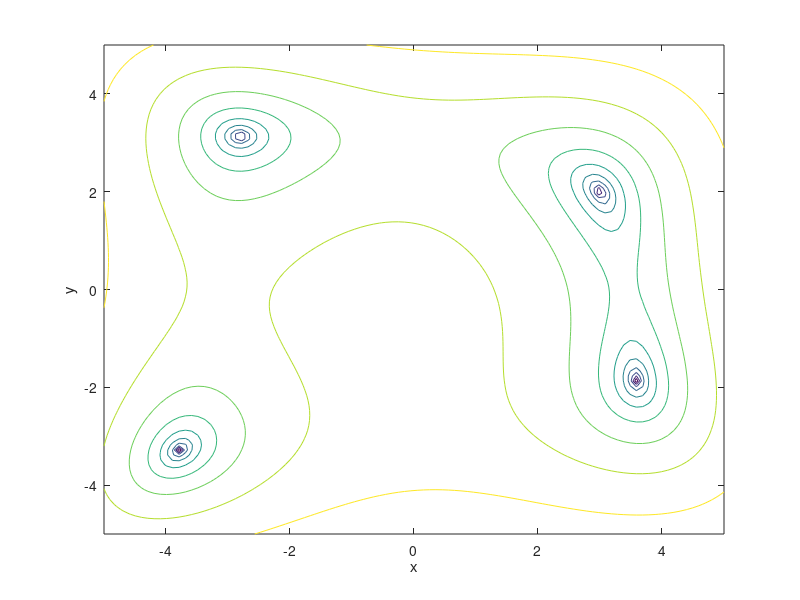

The MATLAB script that drew this image: (Note: this script raises an error after producing the figure.)
%Particle Swarm Optimization (PSO)
%Maximilian Salén 970105-1576
%2022-09-28
clear all
close all
clc
%% Find local minimas using contour Plot

format long

rangeX = linspace(-5,5);
rangeY = linspace(-5,5);
[X,Y] = meshgrid(rangeX,rangeY);
a = 0.01;
f = log(a+(X.^2 + Y-11).^2 + (X+Y.^2-7).^2);
contour(X,Y,f)
xlabel('x')
ylabel('y')


%% Parameters
maxIterations = 50000;
swarmSize = 35;

c1 = 2;
c2 = 2;
wMax = 1.4;
beta = 0.98;
wMin = 0.4;
deltaT = 1;
alpha = 1;

xMax = rangeX(end);
xMin = rangeX(1);
yMax = rangeY(end);
yMin = rangeY(1);
vMax = xMax;


%% Initialization

%Initialize swarm containing particles with random velocities and positions
for j=1:swarmSize
   randomNumberOne = rand;
   randomNumberTwo = rand;
   randomNumberThree = rand;
   randomNumberFour = rand;

   x(j) = xMin+randomNumberOne*(xMax-xMin);
   y(j) = yMin+randomNumberTwo*(yMax-yMin);
   xVelocity(j) = (alpha/deltaT)*(-(xMax-xMin)/2+randomNumberThree*(xMax-xMin));
   yVelocity(j) = (alpha/deltaT)*(-(yMax-yMin)/2+randomNumberFour*(yMax-yMin));
   
   velocities = [xVelocity;yVelocity]'; %Save velocity
   coordinates = [x;y]';                %Save coordinates
    
   % Evaluate particles
   storeEvaluateFunction = EvaluateFunction(coordinates)';
   [globalBestValue,globalBestIndex] = min(storeEvaluateFunction); %save the global best value and its index
   bestPerformance = coordinates(globalBestIndex,:);
   bestPosition = coordinates;
end


for k=1:maxIterations
    for i=1:swarmSize
       position = coordinates(i,:);
       evaluatedPosition = EvaluateFunction(position);
        
       if evaluatedPosition < EvaluateFunction(bestPosition(i,:))
          bestPosition(i,:) = position;
       end
    
       if evaluatedPosition < globalBestValue
          bestPerformance = position;
          globalBestValue = evaluatedPosition;  
       end
    
    end

    % Update velocity and position
    r = rand(swarmSize,1);
    q = rand(swarmSize,1);
    velocities = wMax.*velocities + c1*q.*(bestPosition-coordinates) + c2*r.*(bestPerformance-coordinates);
    velocities(velocities>vMax) = vMax;
    velocities(velocities<-vMax) = -vMax;
    
    coordinates = position + velocities;
    wMax = wMax*beta;
    
    
    %Set minimum inertia
    if wMax < wMin
        wMax = wMin;
    end


end


fprintf('Best position\n');
fprintf(' %4.15f\t',bestPerformance);
fprintf('\nFunction value for best position\n');
fprintf(' %4.30f\n',globalBestValue);